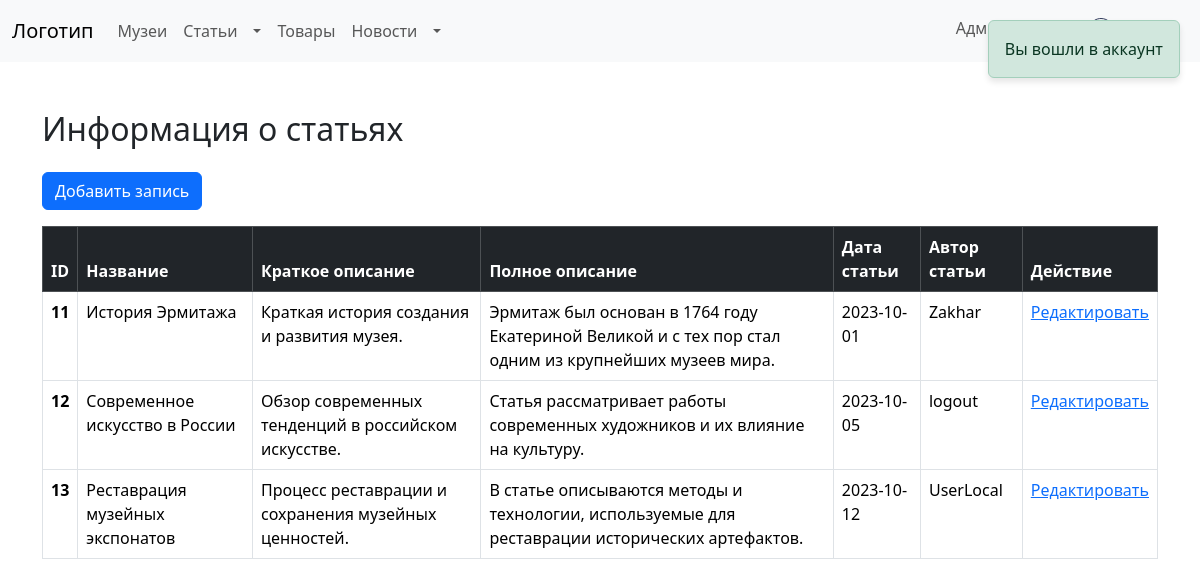
/admin/article.php (signed in), run on an earlier commit of the app's database.
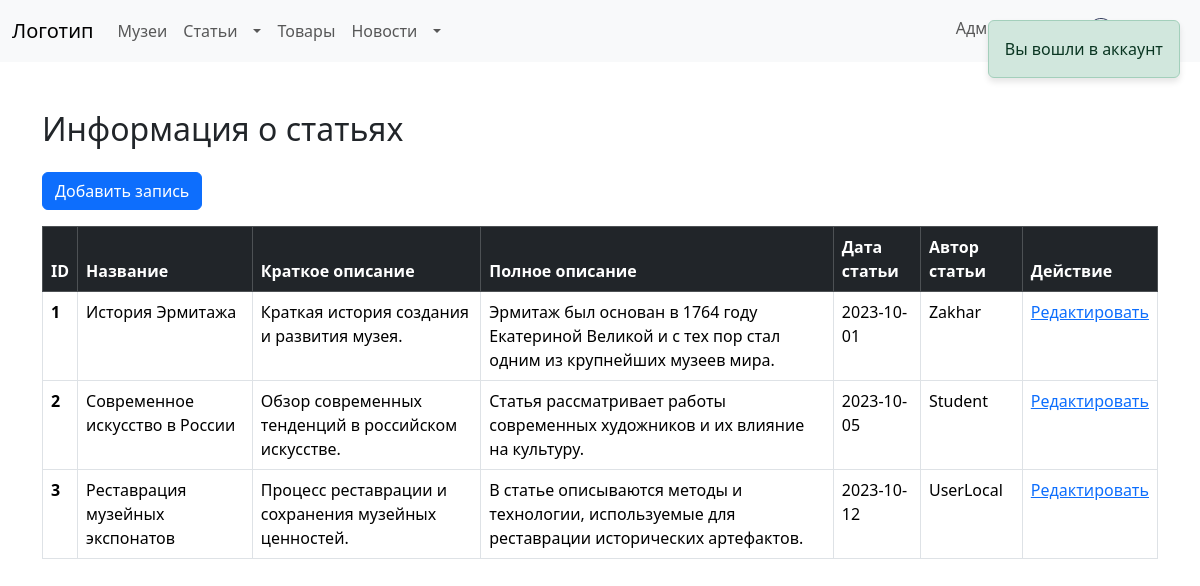
And on a later commit of the database.
### tables this page shows
CREATE TABLE `articles` (
  `Id` int(11) NOT NULL,
  `Name` varchar(55) NOT NULL,
  `Short_desc` varchar(150) NOT NULL,
  `Full_desc` varchar(320) NOT NULL,
  `Date` varchar(25) NOT NULL,
  `Editor` int(11) DEFAULT NULL
);

CREATE TABLE `users` (
  `Id` int(11) NOT NULL,
  `Login` varchar(25) NOT NULL,
  `Password` varchar(255) NOT NULL,
  `Email` varchar(320) DEFAULT NULL,
  `Admin` int(11) DEFAULT NULL,
  `Editor` int(11) DEFAULT NULL
);

### admin/article.php (the view, shortened to what this page needs)
<?php include "../include/header.php"; ?>
<?php include "../include/message.php"; ?>
<?php
if (isset($_SESSION["log-session"]) && isset($_SESSION['log-session-data'])):
    if ($_SESSION['log-session-data']["Admin"]):
        $query = $pdo->prepare("SELECT articles.*, users.login FROM articles JOIN users ON articles.editor = users.id ORDER BY articles.id");
        $query->execute();
        $articles_query_result = $query->fetchAll(PDO::FETCH_ASSOC);
?>
    <div class="container mt-5">
        <h2 class="mb-4">Информация о статьях</h2>
        <div class="mb-3">
            <form method="post">
                <a class="btn btn-primary" href="/cult_conn/admin/dynamic/articles.php">Добавить запись</a>
            </form>
        </div>
        <table class="table table-bordered table-hover">
            <thead class="table-dark">
                <tr>
                    <th>ID</th>
                    <th>Название</th>
                    <th>Краткое описание</th>
                    <th>Полное описание</th>
                    <th>Дата статьи</th>
                    <th>Автор статьи</th>
                    <th>Действие</th>
                </tr>
            </thead>
            <tbody>
                <?php if (empty($articles_query_result)): ?>
                    echo "<tr>";
                <?php else: ?>
                    <?php foreach ($articles_query_result as $article) { ?>
                        <tr>
                            <th scope="row"><?= htmlspecialchars($article["Id"]) ?></th>
                            <td><?= htmlspecialchars($article["Name"]) ?></td>
                            <td><?= htmlspecialchars($article["Short_desc"]) ?></td>
                            <td><?= htmlspecialchars($article["Full_desc"]) ?></td>
                            <td><?= htmlspecialchars($article["Date"]) ?></td>
                            <td><?= htmlspecialchars($article["login"]) ?></td>
                            <td><a href="/cult_conn/admin/dynamic/articles.php?id=<?= htmlspecialchars($article["Id"])?>">Редактировать</a></td>
                        </tr>
                    <?php }
                endif; ?>
            </tbody>
        </table>
    </div>
    <?php else: ?>
        <div class="container mt-5">
                <?php include "../error/404.php"; ?>
        </div>
    <?php
    endif;
    ?>
<?php else: ?>
    <div class="container mt-5">
            <?php include "../error/404.php"; ?>
    </div>
<?php
endif;
?>
<?php include "../include/footer.php"; ?>

### include/header.php (shortened to what this page needs)
<!DOCTYPE html>
<html lang="en">
<head>
    <link href="https://cdn.jsdelivr.net/npm/bootstrap@5.3.3/dist/css/bootstrap.min.css" rel="stylesheet">
</head>
<header class="top-bar">
<nav class="navbar navbar-expand-lg bg-body-tertiary">
  <div class="container-fluid">
    <a class="navbar-brand" href="/cult_conn">Логотип</a>
    <div class="collapse navbar-collapse" id="navbarSupportedContent">
        <ul class="navbar-nav me-auto mb-2 mb-lg-0">
        <li class="nav-item">
            <a class="nav-link" href="./museum.php">Музеи</a>
        </li>
        <div class="btn-group">
            <a href="./article.php" class="nav-link">Статьи</a>
            <button type="button" class="nav-link dropdown-toggle dropdown-toggle-split" data-bs-toggle="dropdown" aria-expanded="false">
            </button>
        </div>
        <li class="nav-item">
            <a class="nav-link" href="./product.php">Товары</a>
        </li>
        <div class="btn-group">
            <a href="./new.php" class="nav-link">Новости</a>
            <button type="button" class="nav-link dropdown-toggle dropdown-toggle-split" data-bs-toggle="dropdown" aria-expanded="false">
            </button>
        </div>
        </ul>
        <div class="navbar-nav d-flex me-5" role="search">
            <?php if (isset($_SESSION["log-session"])): ?>
                <?php if (isset($_SESSION['log-session-data'])): ?>
                    <?php if ($_SESSION['log-session-data']["Admin"]): ?>
                        <li class="nav-item">
                            <a class="nav-link" href="./admin/panel.php">Админ-панель</a>
                        </li>
                    <?php elseif ($_SESSION['log-session-data']["Editor"]): ?>
                        <li class="nav-item">
                            <a class="nav-link" href="./editor/panel.php">Дашборд</a>
                        </li>
                    <?php endif; ?>
                <?php endif; ?>
            <li class="nav-item dropdown">
                <a class="nav-link dropdown-toggle" href="#" role="button" data-bs-toggle="dropdown">
                </a>
            </li>
            <?php endif; ?>
        </div>
    </div>
  </div>
</nav>
</header>
<body>

### include/message.php (shortened to what this page needs)
<?php
if (isset($_SESSION["log-mess-s"])) {
    echo '<div class="alert alert-success fade show custom-alert" role="alert">' . $_SESSION["log-mess-s"] . '</div>';
} else if (isset($_SESSION['log-mess-e'])) {
    echo '<div class="alert alert-danger alert-dismissible fade show custom-alert" role="alert">'
            . $_SESSION['log-mess-e'] .
            '<button type="button" class="btn-close" data-bs-dismiss="alert" aria-label="Close"></button>
          </div>';
    unset($_SESSION['log-mess-e']);
} else if (isset($_SESSION['log-mess-warn'])) {
    echo '<div class="alert alert-warning alert-dismissible fade show custom-alert" role="alert">'
            . $_SESSION['log-mess-warn'] .
            '<button type="button" class="btn-close" data-bs-dismiss="alert" aria-label="Close"></button>
          </div>';
    unset($_SESSION['log-mess-warn']);
}
?>

### include/footer.php (shortened to what this page needs)
</body>

### include/message.php (style rules this page uses)
.custom-alert { position: fixed; top: 20px; right: 20px; max-width: 500px; z-index: 1050; box-shadow: 0px 4px 6px rgba(0, 0, 0, 0.1); }

What changed in the data, as far as the page shows it:
removed articles: Id "11", Name "История Эрмитажа", Short_desc "Краткая история создания и развития музея.", Full_desc "Эрмитаж был основан в 1764 году Екатериной Великой и с тех пор стал одним из крупнейших музеев мира.", Date "2023-10-01", Editor.Login "Zakhar"
removed articles: Id "12", Name "Современное искусство в России", Short_desc "Обзор современных тенденций в российском искусстве.", Full_desc "Статья рассматривает работы современных художников и их влияние на культуру.", Date "2023-10-05", Editor.Login "logout"
removed articles: Id "13", Name "Реставрация музейных экспонатов", Short_desc "Процесс реставрации и сохранения музейных ценностей.", Full_desc "В статье описываются методы и технологии, используемые для реставрации исторических артефактов.", Date "2023-10-12", Editor.Login "UserLocal"
added articles: Id "1", Name "История Эрмитажа", Short_desc "Краткая история создания и развития музея.", Full_desc "Эрмитаж был основан в 1764 году Екатериной Великой и с тех пор стал одним из крупнейших музеев мира.", Date "2023-10-01", Editor.Login "Zakhar"
added articles: Id "2", Name "Современное искусство в России", Short_desc "Обзор современных тенденций в российском искусстве.", Full_desc "Статья рассматривает работы современных художников и их влияние на культуру.", Date "2023-10-05", Editor.Login "Student"
added articles: Id "3", Name "Реставрация музейных экспонатов", Short_desc "Процесс реставрации и сохранения музейных ценностей.", Full_desc "В статье описываются методы и технологии, используемые для реставрации исторических артефактов.", Date "2023-10-12", Editor.Login "UserLocal"
